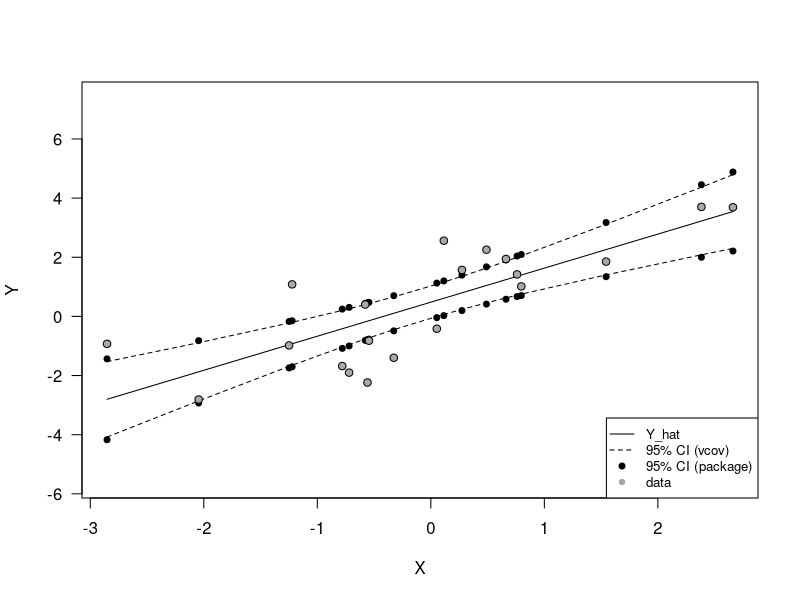
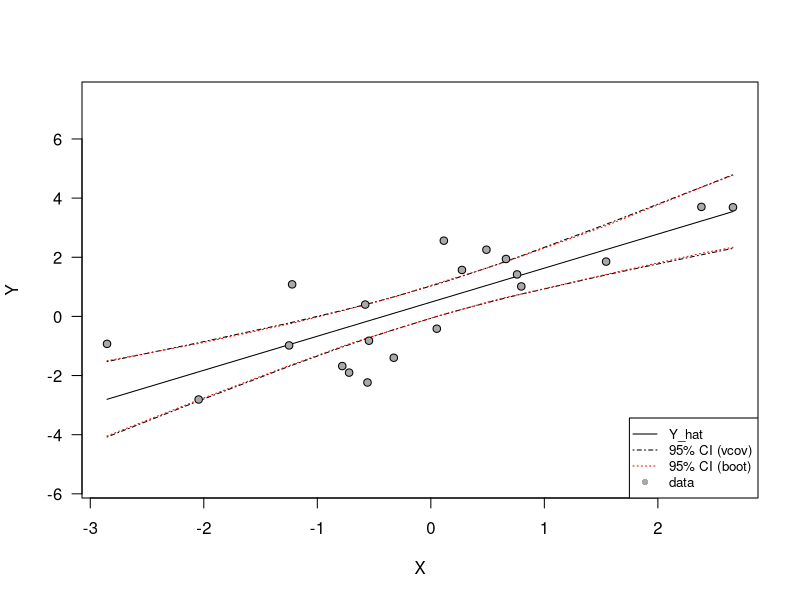
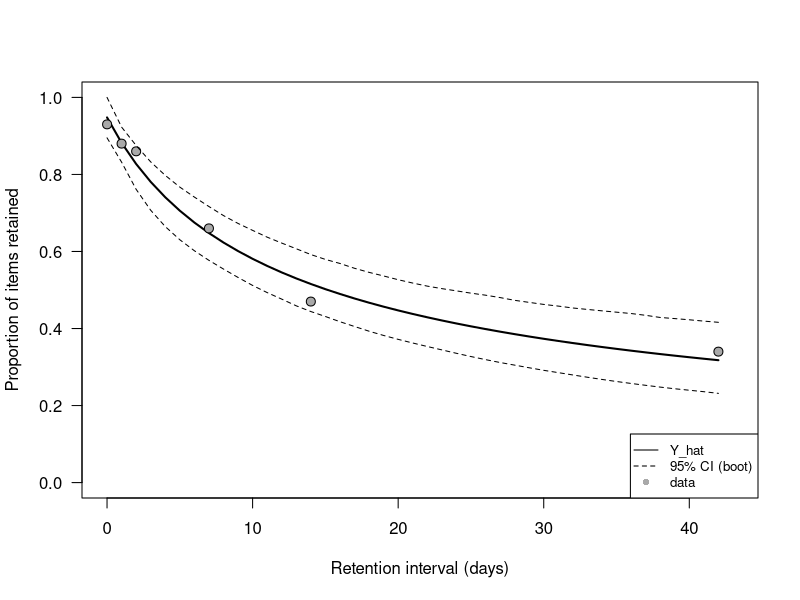

Source code (R) for these figures, in order:
## ---- chunk 1
rmsd <- function(p, data) {
  pred <- p['b0'] + p['b1']*data['x']
  rmsd <- sqrt(sum((data['y'] - pred)^2) / length(pred))
  return(rmsd)
}
## ---- chunk 2
library(MASS)

set.seed(8675309)

# specify a variance-covariance matrix
rho         <- .6
std1        <- sqrt(2)
std2        <- sqrt(4)
Sigma       <- matrix(NA, ncol = 2, nrow = 2)
diag(Sigma) <- c(std1^2, std2^2)
Sigma[1,2]  <- rho*std1*std2
Sigma[2,1]  <- Sigma[1,2]
  
# simulate data
n           <- 20
dat         <- mvrnorm(n = n, mu = c(0, 0), Sigma = Sigma)
dat         <- as.data.frame(x = dat)
names(dat)  <- c('x', 'y')

# run lm
mdl         <- lm(y ~ x, data = dat)

# print estimated parameters
print(coef(mdl))

sigma_hat   <- sigma(mdl)
betas       <- matrix(c(coef(mdl)[[1]], coef(mdl)[[2]]), nrow = 2, ncol = 1)
X           <- matrix(1, nrow = dim(dat)[1], ncol = 2)
X[ ,2]      <- dat$x
Y           <- dat$y
y_hat       <- X%*%betas
## ---- chunk 3
# extract var-cov matrix of the model
vcovmat <- vcov(mdl)

# variance of the model at x*
y_var   <- matrix(NA, nrow = dim(X)[1], ncol = 1)
for (i in 1:dim(X)[1]) {
  x_star      <- as.matrix(X[i, ])
  y_var[i, ]  <- t(x_star)%*%vcovmat%*%x_star
}

CI_lower <- y_hat-1.96*sqrt(y_var)
CI_upper <- y_hat+1.96*sqrt(y_var)

# compare with package function
CIPRED   <- predict(mdl, interval='confidence')
## ---- chunk 4
plot(x=1,
     y=1, 
     xlim=range(dat['x']),
     ylim=range(dat['y'])*2,
     xlab='X',
     ylab="Y",
     las=1,
     type='n')

# model fit
lines(dat$x, y_hat)
# var-cov CI
sorting <- sort(dat$x, index.return=TRUE)

lines(x = sorting$x, y = CI_lower[sorting$ix], lty = 2)
lines(x = sorting$x, y = CI_upper[sorting$ix], lty = 2)
# package CI
points(sorting$x, CIPRED[sorting$ix, 2], cex=0.8, pch=21, bg='black')
points(sorting$x, CIPRED[sorting$ix, 3], cex=0.8, pch=21, bg='black')

# data
points(dat$x, dat$y, pch=21, bg="dark grey")

legend('bottomright', 
       legend=c("Y_hat", "95% CI (vcov)", '95% CI (package)', 'data'),
       col=c("black", "black", "black", NA), 
       lty=c(1, 2, NA, NA),
       pch=c(NA, NA, 21, 21),
       pt.bg=c(NA, NA, "black", "dark grey"),
       cex=0.8)
## ---- chunk 5
# estimate parameters
sPar        <- c(-1, .2)
names(sPar) <- c('b1', 'b0')
sim_lm      <- optim(par = sPar, fn = rmsd, data = dat)

# print estimated parameters 
print(rev(sim_lm$par))

betas_sim   <- matrix(c(sim_lm$par[[2]], sim_lm$par[[1]]), nrow = 2, ncol = 1)
y_hat_sim   <- X%*%betas_sim
RSS         <- sum((Y - y_hat_sim)^2)
sigma_sim   <- sqrt(RSS / (length(Y) - 2))

# print correlation of the two predictions
cor(y_hat, y_hat_sim)
## ---- chunk 6
# number of bootstraps
nboot     <- 1000
# bootstrapped parameters
pboot     <- matrix(NA, nrow = nboot, ncol = 2)
# run bootstrap
for (i in 1:nboot){
  rdat <- vapply(X = y_hat_sim, 
                 FUN = function(x) rnorm(n = 1, mean = x, sd = sigma_sim), 
                 FUN.VALUE = numeric(1))
  
  tdat           <- as.data.frame(cbind(X[ ,2], rdat))
  colnames(tdat) <- c('x', 'y')
  tpar           <- as.vector(betas_sim)
  names(tpar)    <- c('b0', 'b1')
  optout         <- optim(par = tpar, fn = rmsd, data = tdat)
  pboot[i, ]     <- optout$par
}

# get bootstrapped fits
yboot <- X%*%t(pboot)

# get 95% CI
yboot_lq <- apply(X = yboot, MARGIN = 1, FUN = quantile, probs = 0.025)
yboot_uq <- apply(X = yboot, MARGIN = 1, FUN = quantile, probs = 0.975)
## ---- chunk 7
print(vcovmat)
## ---- chunk 8
print(var(pboot))
## ---- chunk 9
plot(x=1,
     y=1, 
     xlim=range(dat['x']),
     ylim=range(dat['y'])*2,
     xlab='X',
     ylab="Y",
     las=1,
     type='n')

# model fit
lines(dat$x, y_hat)
# var-cov CI
sorting <- sort(dat$x, index.return=TRUE)

lines(x = sorting$x, y = CI_lower[sorting$ix], lty = 4)
lines(x = sorting$x, y = CI_upper[sorting$ix], lty = 4)

lines(x = sorting$x, y = yboot_lq[sorting$ix], lty = 3, col='red')
lines(x = sorting$x, y = yboot_uq[sorting$ix], lty = 3, col='red')


# data
points(dat$x, dat$y, pch=21, bg="dark grey")

legend('bottomright', 
       legend=c("Y_hat", "95% CI (vcov)", '95% CI (boot)', 'data'),
       col=c("black", "black", "red", NA), 
       lty=c(1, 4, 3, NA),
       pch=c(NA, NA, NA, 21),
       pt.bg=c(NA, NA, NA, "dark grey"),
       cex=0.8)
## ---- chunk 10
power_rmsd <- function(p, y, x){
  
  # if any of the parameter value is unreasonable, return a very large number
  if (any(p<0) || any(p>1))
    return(1e6)
  else
    pred <- p['a']*(p['b']*x + 1)^(-p['c'])
    rmsd <- sqrt(sum((y - pred)^2) / length(pred))
    return(rmsd)
}

## ---- chunk 11
# observed data (proportion of items retained)
y <- c(.93, .88, .86, .66, .47, .34)
# retention interval (days)
x <- c(.0035, 1, 2, 7, 14, 42)

# starting values
sPar        <- c(1, .05, .7)
names(sPar) <- c('a', 'b', 'c')
pout        <- optim(par = sPar, fn = power_rmsd, y = y, x = x)
print(pout$par)
## ---- chunk 12
# number of participants
n         <- 55
# number of bootstraps
nboot     <- 1000
# bootstrapped parameters
pboot     <- matrix(NA, nrow = nboot, ncol = 3)
# model predictions
mpar      <- pout$par
mpred     <- mpar['a']*(mpar['b']*x + 1)^(-mpar['c'])
# run bootstrap
for (i in 1:nboot){
  rdat <- vapply(X = mpred, FUN = function(x) mean(rbinom(n = n, size = 1, prob = x)), 
                 FUN.VALUE = numeric(1))
  optout <- optim(par = mpar, fn = power_rmsd, y = rdat, x = x)
  pboot[i, ] <- optout$par
}
# get 95% CI
pboot_lq <- apply(X = pboot, MARGIN = 2, FUN = quantile, probs = 0.025)
pboot_uq <- apply(X = pboot, MARGIN = 2, FUN = quantile, probs = 0.975)
## ---- chunk 13

plot(x=1,
     y=1, 
     xlim=c(0, 43),
     ylim=c(0,1),
     xlab='Retention interval (days)',
     ylab="Proportion of items retained",
     las=1,
     type='n')

newx <- 0:42
newy <- mpar['a']*(mpar['b']*newx + 1)^(-mpar['c'])
lines(x = newx, y = newy, lwd = 2)
points(x, y, pch=21, bg = "dark grey", cex = 1.2)

yboot <- matrix(NA, nrow = 1000, ncol = length(newx))
for (i in 1:1000) {
  yboot[i,] <- pboot[i,1]*(pboot[i,2]*newx + 1)^(-pboot[i,3])
}
# get 95% CI
yboot_lq <- apply(X = yboot, MARGIN = 2, FUN = quantile, probs = 0.025)
yboot_uq <- apply(X = yboot, MARGIN = 2, FUN = quantile, probs = 0.975)

lines(x = newx, y = yboot_lq, lty = 2)
lines(x = newx, y = yboot_uq, lty = 2)


legend('bottomright', 
       legend=c("Y_hat", '95% CI (boot)', 'data'),
       col=c("black", "black", NA), 
       lty=c(1, 2, NA),
       pch=c(NA, NA, 21),
       pt.bg=c(NA, NA, "dark grey"),
       cex=0.8)
